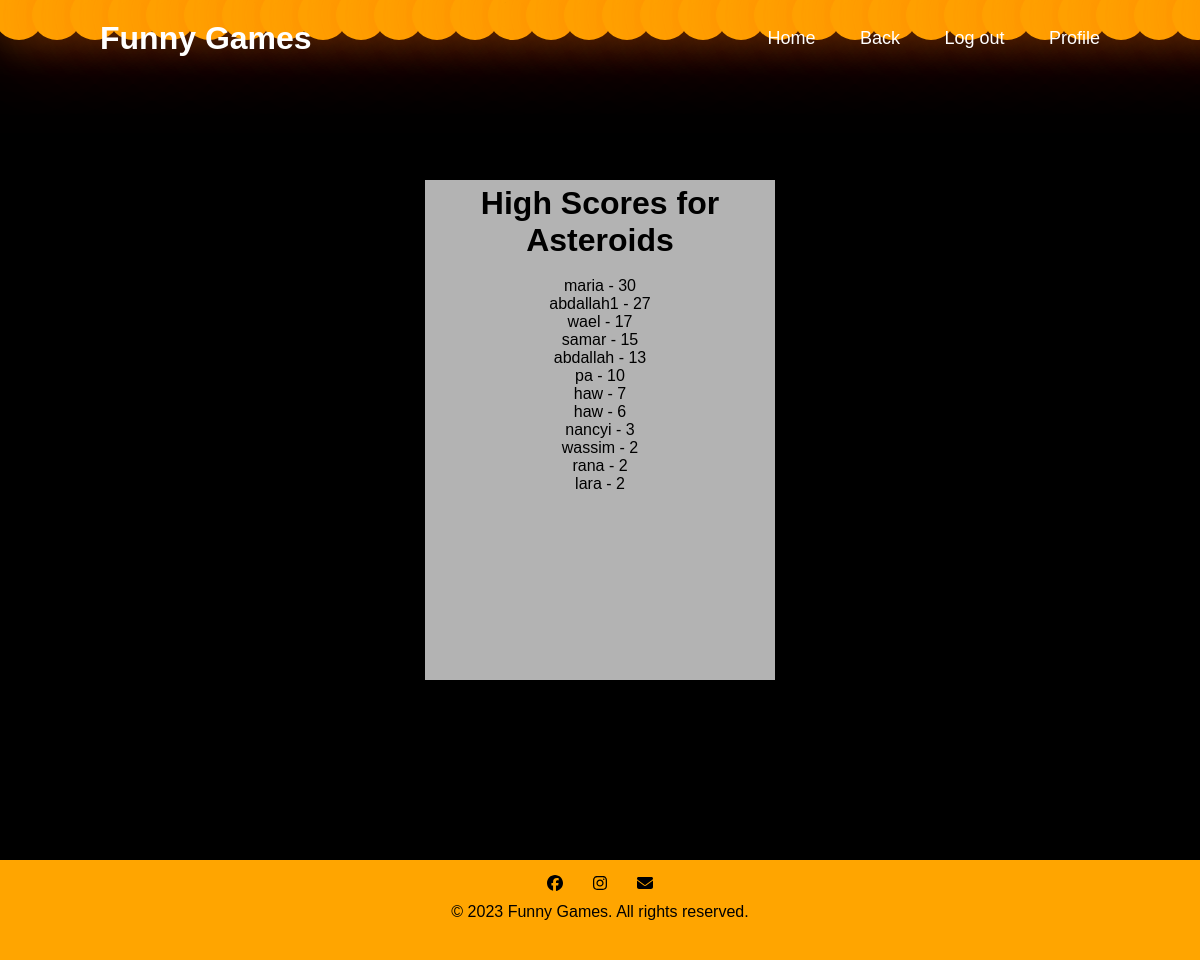
Page /game/3/high_scores/ on the committed database.
### game/models.py (models this page shows, shortened)
class Game(models.Model):
    name=models.TextField(max_length=100, default="gameA")
    description=models.TextField(max_length=10000, default="Your Default Description Here")

class GamePlayer(models.Model):
    player = models.ForeignKey(Player, on_delete=models.CASCADE,unique=False)
    game_data = models.JSONField()
    timestamp = models.DateTimeField(default=timezone.now)

class Player(models.Model):
    user = models.ForeignKey(User, on_delete=models.CASCADE,unique=False)
    selected_game = models.ForeignKey(Game, on_delete=models.SET_NULL, null=True)

### game/views.py (the view)
# urls.py: path('game/<int:game_id>/high_scores/', views.high_scores, name='high_scores'),
def high_scores(request, game_id):
    game = get_object_or_404(Game, pk=game_id)
    high_scores = GamePlayer.objects.filter(player__selected_game=game).order_by('-game_data__score')
    print(high_scores)
    for score in high_scores:
        print(score.game_data)
    return render(request, 'game/high_scores.html', {'game': game, 'high_scores': high_scores})

### game/templates/game/high_scores.html (shortened to what this page needs)
{% extends "game/homee.html" %}
{% load static %}
{% block content %}
<div class="header">
    <a href="#" class="logo">Funny Games</a>
    <div class="navbar">
      <a href="{% url 'index' %}">Home</a>
      <a href="#" id="backToGame">Back</a>
      <a href="{% url 'logout' %}">Log out</a>
      <a href="{% url 'myprofile' %}">Profile</a>
    </div>
  </div>
    <div class="form-box">
        <h1>High Scores for {{ game.name }}</h1>
        <br>
        {% if game.name != "Asteroids" %}
            <ul>
                {% for score in high_scores %}
                    <li>{{ score.player.user.username }} - {{ score.game_data}}</li>
                {% endfor %}
            </ul>
        {% else %}
        <ul>
            {% for score in high_scores %}
                <li>{{ score.player.user.username }} - {{ score.game_data.score}}</li>
            {% endfor %}
        </ul>
        {% endif %}
    </div>
    {% endblock content %}

### game/templates/game/homee.html (style rules this page uses)
:root { --first-color: orange; --second-color: #fb7806; --third-color: #000405; --forth-color: #fffdfd; }
* { margin: 0; padding: 0; box-sizing: border-box; font-family: sans-serif; }
body { min-height: 100vh; background-color: blue; }
.header { position: fixed; top: 0; left: 0; width: 100%; padding: 20px 100px; background: transparent; display: flex; justify-content: space-between; align-items: center; z-index: 100; }
.logo { font-size: 32px; color: #fff; text-decoration: none; font-weight: 700; }
.navbar a { position: relative; font-size: 18px; color: #fff; font-weight: 500; text-decoration: none; margin-left: 40px; }
.navbar a::before { content: ""; position: absolute; top: 100%; left: 0; width: 0; height: 2px; background: #fff; transition: 0.3s; }
body { margin: 0; padding: 0; display: flex; flex-direction: column; background-color: black; }
a { text-decoration: none; color: black; }
.form-box { width: 1200px; height: 300px; position: relative; margin: 15% auto; background-color: rgba(255, 255, 255, 0.7); padding: 5px; z-index: 4; }

### game/templates/game/high_scores.html (style rules this page uses)
.form-box { width: 350px; height: 500px; text-align: center; }

### rows in the picture
Game: name "Asteroids"
GamePlayer: player.user.username "maria", game_data.score "30"
GamePlayer: player.user.username "abdallah1", game_data.score "27"
GamePlayer: player.user.username "wael", game_data.score "17"
GamePlayer: player.user.username "samar", game_data.score "15"
GamePlayer: player.user.username "abdallah", game_data.score "13"
GamePlayer: player.user.username "pa", game_data.score "10"
GamePlayer: player.user.username "haw", game_data.score "7"
GamePlayer: player.user.username "haw", game_data.score "6"
GamePlayer: player.user.username "nancyi", game_data.score "3"
GamePlayer: player.user.username "wassim", game_data.score "2"
GamePlayer: player.user.username "rana", game_data.score "2"
GamePlayer: player.user.username "lara", game_data.score "2"
